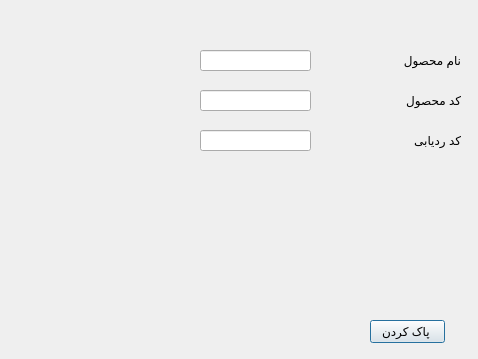
<?xml version="1.0" encoding="UTF-8"?>
<ui version="4.0">
 <class>Dialog_Delete</class>
 <widget class="QDialog" name="Dialog_Delete">
  <property name="geometry">
   <rect>
    <x>0</x>
    <y>0</y>
    <width>478</width>
    <height>359</height>
   </rect>
  </property>
  <property name="windowTitle">
   <string>Dialog</string>
  </property>
  <widget class="QLineEdit" name="lineEdit">
   <property name="geometry">
    <rect>
     <x>200</x>
     <y>130</y>
     <width>111</width>
     <height>21</height>
    </rect>
   </property>
  </widget>
  <widget class="QLineEdit" name="lineEdit_2">
   <property name="geometry">
    <rect>
     <x>200</x>
     <y>50</y>
     <width>111</width>
     <height>21</height>
    </rect>
   </property>
  </widget>
  <widget class="QLineEdit" name="lineEdit_3">
   <property name="geometry">
    <rect>
     <x>200</x>
     <y>90</y>
     <width>111</width>
     <height>21</height>
    </rect>
   </property>
  </widget>
  <widget class="QLabel" name="label">
   <property name="geometry">
    <rect>
     <x>350</x>
     <y>50</y>
     <width>111</width>
     <height>21</height>
    </rect>
   </property>
   <property name="text">
    <string>نام محصول </string>
   </property>
  </widget>
  <widget class="QLabel" name="label_2">
   <property name="geometry">
    <rect>
     <x>350</x>
     <y>90</y>
     <width>111</width>
     <height>21</height>
    </rect>
   </property>
   <property name="text">
    <string>کد محصول </string>
   </property>
  </widget>
  <widget class="QLabel" name="label_3">
   <property name="geometry">
    <rect>
     <x>350</x>
     <y>130</y>
     <width>111</width>
     <height>21</height>
    </rect>
   </property>
   <property name="text">
    <string>کد ردیابی</string>
   </property>
  </widget>
  <widget class="QPushButton" name="pushButton">
   <property name="geometry">
    <rect>
     <x>370</x>
     <y>320</y>
     <width>75</width>
     <height>23</height>
    </rect>
   </property>
   <property name="text">
    <string>پاک کردن </string>
   </property>
  </widget>
 </widget>
 <resources/>
 <connections/>
</ui>
